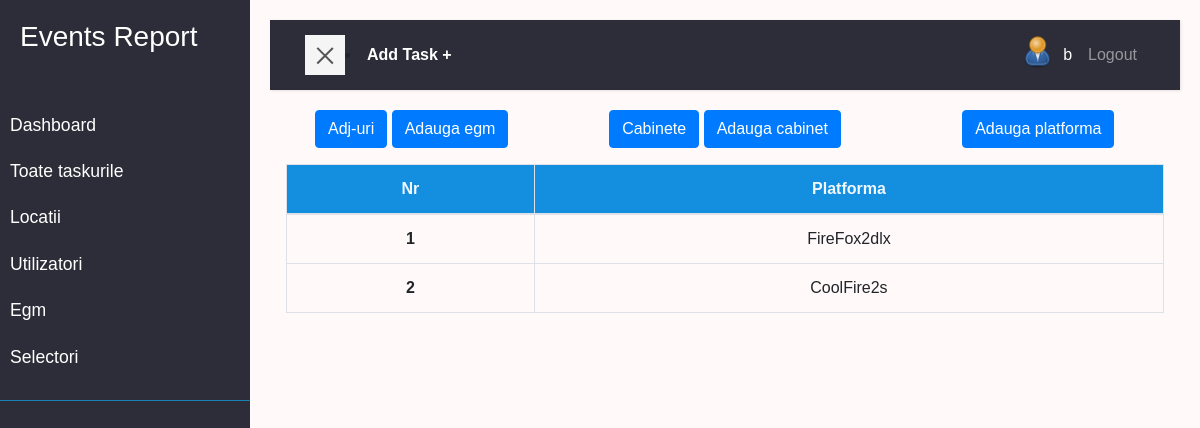
The app's page /egm/platform/ (signed in) with its own data.
### user/models.py (models this page shows, shortened)
class Profile(models.Model):
    user = models.OneToOneField(
        User, on_delete=models.CASCADE, null=True, blank=True)
    nume = models.CharField(max_length=200, blank=True, null=True)
    prenume = models.CharField(max_length=200, blank=True, null=True)
    email = models.EmailField(max_length=500, blank=True, null=True)
    username = models.CharField(max_length=200, blank=True, null=True)
    location = models.CharField(max_length=200, blank=True, null=True)
    functie = models.CharField(max_length=200, blank=True, null=True)
    profile_image = models.ImageField(null=True, blank=True, upload_to='profiles/', default='profiles/user-default.png')
    url_github = models.CharField(max_length=200, blank=True, null=True)
    url_facebook = models.CharField(max_length=200, blank=True, null=True)
    created = models.DateTimeField(auto_now_add=True)
    id = models.UUIDField(default=uuid.uuid4, unique=True,
                        primary_key=True, editable=False)
    class Meta:
        ordering = ['created']
    @property
    def imageURL(self):
        try:
            url = self.profile_image.url
        except:
            url = ''
        return url

### egm/models.py (models this page shows)
class Platform(models.Model):
    name = models.CharField(max_length=200)
    created = models.DateTimeField(auto_now_add=True, null=True, blank=True)
    def __str__(self):
        return self.name

### egm/views.py (the view)
# urls.py: path('platform/', views.platform, name='platform') ,
@login_required(login_url='login')
def platform(request):
    platforme = Platform.objects.all()
    context = {'platforme':platforme}
    return render(request, 'egm/platforme.html', context)

### egm/templates/egm/platforme.html
{% extends 'main.html' %}
{% block content %}
<main>
  <div class="row text-center">
    <div class="col">
      <a class="btn btn-primary" href="{% url 'egm' %}">Adj-uri</a>
      <a class="btn btn-primary" href="{% url 'egm-form' %}?next=/egm/platform">Adauga egm</a>
    </div>
    <div class="col">
      <a  class="btn btn-primary"href="{% url 'cabinet' %}">Cabinete</a>
      <a  class="btn btn-primary"href="{% url 'cabinet-form' %}?next=/egm/platform">Adauga cabinet</a>
    </div>
    <div class="col">
      <a class="btn btn-primary" href="{% url 'platform-form' %}?next=/egm/platform">Adauga platforma</a>
    </div>
  </div>
  <div class=" text-center  tableFixHead p-3">
    <table class="table  table-bordered table-hover " id="tabel">
      <thead >
      <tr >
        <th scope="col" >Nr</th>
        <th scope="col">Platforma</th>
      </tr>
      </thead>
      <tbody >
      {% for platform in platforme %}
      <tr>
        <td  class="fw-bold" ><a href="{% url 'platform-edith' platform.id %}?next=/egm/platform">{{platform.id}}</a></td>
        <td>{{platform}}</td>
      </tr>
      {% endfor %}
    </tbody>
    </table>
</div>
</main>
  {% endblock %}

### templates/navbar.html (shortened to what this page needs)
    <div class="wrapper">
        <nav id="sidebar" >
            <div class="sidebar-header">
                <h3>Events Report</h3>
            </div>
            <ul class="list-unstyled components">
                <li >
                   <a href="{% url 'dashboard' %}">Dashboard</a>
                   <a href="{% url 'tasks'%}">Toate taskurile</a>
                   <a href="{% url 'locations' %}">Locatii</a>
                   <a href="{% url 'profiles' %}">Utilizatori</a>
                   <a href="{% url 'egm' %}">Egm</a>
                   <a href="{% url 'selectori' %}">Selectori</a>
                </li>
            </ul>
        </nav>
        <div id="content">
            <nav class="navbar navbar-expand-lg navbar-dark bg-nn">
                <div class="container-fluid">
                    <button type="button" id="sidebarCollapse" class="navbar-btn btn-blue ">
                        <span></span>
                    </button> <li class="nav-item active "><a  class="text-white fw-bold" href="{% url 'task-form' %}?next=/">Add Task +</a></li>
                    <div class="collapse navbar-collapse  " id="navbarSupportedContent">
                        <ul class="nav navbar-nav  ml-auto">
                            {% if request.user.is_authenticated %}
                            <li class="nav-item active"><a class="" href="{% url 'account' %}"><img src="{{request.user.profile.imageURL}}"
                                alt="avatar"class="rounded-circle img-fluid" style="width: 35px;"></a></li>
                            <li class="nav-item active"><a class="nav-link" href="{% url 'account' %}">{{request.user.profile.nume}}</a></li>
                            <li class="nav-item"><a class="nav-link" href="{% url 'logout' %}">Logout</a></li>
                            {% else %}
                            <li class="nav-item"><a class="nav-link" href="{% url 'login' %}">Login/Sign Up</a></li>
                            {% endif %}
                        </ul>
                    </div>
                </div>
            </nav>
</body>
</html>

### static/styles/app.css (style rules this page uses)
:root { --color-sub: #2d2d39; --color-sub1: #12528f; }
.tableFixHead thead th { position: sticky; top: 0; z-index: 1; background-color: rgb(20, 142, 223); color:aliceblue; }

### static/styles/main.css (style rules this page uses)
:root { --color-sub: #2d2d39; --color-sub1: #275179; }
body { font-family: 'Poppins', sans-serif; background: #fff9f9; }
a, a:hover, a:focus { color: inherit; text-decoration: none; transition: all 0.3s; }
.navbar { padding: 15px 20px; background: var(--color-sub); border: none; border-radius: 0; margin-bottom: 20px; box-shadow: 1px 1px 3px rgba(0, 0, 0, 0.1); }
.navbar-btn { box-shadow: none; outline: none !important; border: none; }
.wrapper { display: flex; width: 100%; align-items: stretch; perspective: 1500px; }
#sidebar { min-width: 250px; max-width: 250px; background: var(--color-sub); color: #fff; transition: all 0.6s cubic-bezier(0.945, 0.020, 0.270, 0.665); transform-origin: bottom left; }
#sidebar .sidebar-header { padding: 20px; background:var(--color-sub); }
#sidebar ul.components { padding: 20px 0; border-bottom: 1px solid #1981b4; }
#sidebar ul li a { padding: 10px; font-size: 1.1em; display: block; }
#content { width: 100%; padding: 20px; min-height: 100vh; transition: all 0.3s; }
#sidebarCollapse { width: 40px; height: 40px; background: #f5f5f5; cursor: pointer; }
#sidebarCollapse span { width: 80%; height: 2px; margin: 0 auto; display: block; background: #555; transition: all 0.8s cubic-bezier(0.810, -0.330, 0.345, 1.375); transition-delay: 0.2s; }
#sidebarCollapse span:last-of-type { transform: rotate(-45deg) translate(1px, -1px); }

### records on screen
Platform: id "1", name "FireFox2dlx"
Platform: id "2", name "CoolFire2s"

### other values on screen
{{ request.user.profile.nume }} "b"
